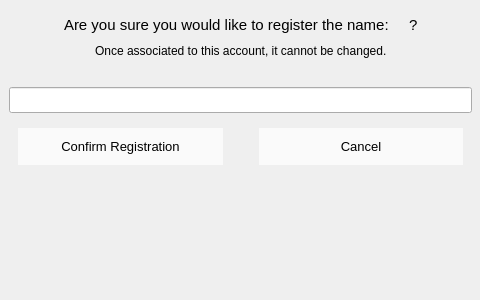
<?xml version="1.0" encoding="UTF-8"?>
<ui version="4.0">
 <class>RegNameDialog</class>
 <widget class="QDialog" name="RegNameDialog">
  <property name="windowModality">
   <enum>Qt::ApplicationModal</enum>
  </property>
  <property name="geometry">
   <rect>
    <x>0</x>
    <y>0</y>
    <width>480</width>
    <height>300</height>
   </rect>
  </property>
  <property name="minimumSize">
   <size>
    <width>480</width>
    <height>200</height>
   </size>
  </property>
  <property name="maximumSize">
   <size>
    <width>480</width>
    <height>300</height>
   </size>
  </property>
  <property name="windowTitle">
   <string>Set Registered Name</string>
  </property>
  <property name="styleSheet">
   <string notr="true"/>
  </property>
  <property name="modal">
   <bool>true</bool>
  </property>
  <widget class="QStackedWidget" name="stackedWidget">
   <property name="geometry">
    <rect>
     <x>0</x>
     <y>0</y>
     <width>481</width>
     <height>191</height>
    </rect>
   </property>
   <property name="maximumSize">
    <size>
     <width>700</width>
     <height>700</height>
    </size>
   </property>
   <property name="currentIndex">
    <number>0</number>
   </property>
   <widget class="QWidget" name="startPage">
    <layout class="QVBoxLayout" name="verticalLayout">
     <item>
      <spacer name="verticalSpacer_5">
       <property name="orientation">
        <enum>Qt::Vertical</enum>
       </property>
       <property name="sizeHint" stdset="0">
        <size>
         <width>20</width>
         <height>40</height>
        </size>
       </property>
      </spacer>
     </item>
     <item>
      <layout class="QHBoxLayout" name="horizontalLayout_2">
       <item>
        <spacer name="horizontalSpacer">
         <property name="orientation">
          <enum>Qt::Horizontal</enum>
         </property>
         <property name="sizeHint" stdset="0">
          <size>
           <width>40</width>
           <height>20</height>
          </size>
         </property>
        </spacer>
       </item>
       <item>
        <widget class="QLabel" name="label">
         <property name="font">
          <font>
           <pointsize>11</pointsize>
          </font>
         </property>
         <property name="text">
          <string>Are you sure you would like to register the name:</string>
         </property>
        </widget>
       </item>
       <item>
        <widget class="QLabel" name="registeredName">
         <property name="enabled">
          <bool>true</bool>
         </property>
         <property name="font">
          <font>
           <pointsize>10</pointsize>
           <weight>75</weight>
           <bold>true</bold>
          </font>
         </property>
         <property name="text">
          <string/>
         </property>
         <property name="textInteractionFlags">
          <set>Qt::LinksAccessibleByMouse|Qt::TextSelectableByMouse</set>
         </property>
        </widget>
       </item>
       <item>
        <widget class="QLabel" name="label_8">
         <property name="font">
          <font>
           <pointsize>11</pointsize>
          </font>
         </property>
         <property name="text">
          <string>?</string>
         </property>
        </widget>
       </item>
       <item>
        <spacer name="horizontalSpacer_2">
         <property name="orientation">
          <enum>Qt::Horizontal</enum>
         </property>
         <property name="sizeHint" stdset="0">
          <size>
           <width>40</width>
           <height>20</height>
          </size>
         </property>
        </spacer>
       </item>
      </layout>
     </item>
     <item>
      <layout class="QHBoxLayout" name="horizontalLayout">
       <item>
        <spacer name="horizontalSpacer_3">
         <property name="orientation">
          <enum>Qt::Horizontal</enum>
         </property>
         <property name="sizeHint" stdset="0">
          <size>
           <width>40</width>
           <height>20</height>
          </size>
         </property>
        </spacer>
       </item>
       <item>
        <widget class="QLabel" name="label_2">
         <property name="font">
          <font>
           <pointsize>9</pointsize>
          </font>
         </property>
         <property name="text">
          <string>Once associated to this account, it cannot be changed.</string>
         </property>
        </widget>
       </item>
       <item>
        <spacer name="horizontalSpacer_4">
         <property name="orientation">
          <enum>Qt::Horizontal</enum>
         </property>
         <property name="sizeHint" stdset="0">
          <size>
           <width>40</width>
           <height>20</height>
          </size>
         </property>
        </spacer>
       </item>
      </layout>
     </item>
     <item>
      <spacer name="verticalSpacer">
       <property name="orientation">
        <enum>Qt::Vertical</enum>
       </property>
       <property name="sizeType">
        <enum>QSizePolicy::Fixed</enum>
       </property>
       <property name="sizeHint" stdset="0">
        <size>
         <width>20</width>
         <height>20</height>
        </size>
       </property>
      </spacer>
     </item>
     <item>
      <widget class="QLineEdit" name="lineEdit">
       <property name="maximumSize">
        <size>
         <width>16777215</width>
         <height>32</height>
        </size>
       </property>
       <property name="font">
        <font>
         <pointsize>11</pointsize>
        </font>
       </property>
      </widget>
     </item>
     <item>
      <widget class="QWidget" name="" native="true">
       <layout class="QHBoxLayout" name="horizontalLayout_4">
        <property name="bottomMargin">
         <number>10</number>
        </property>
        <item>
         <widget class="QPushButton" name="startPageConfirmBtn">
          <property name="minimumSize">
           <size>
            <width>150</width>
            <height>37</height>
           </size>
          </property>
          <property name="font">
           <font>
            <pointsize>10</pointsize>
           </font>
          </property>
          <property name="styleSheet">
           <string notr="true">background: rgb(250, 250, 250); border: none; padding: 10px;</string>
          </property>
          <property name="text">
           <string>Confirm Registration</string>
          </property>
         </widget>
        </item>
        <item>
         <spacer name="horizontalSpacer_8">
          <property name="orientation">
           <enum>Qt::Horizontal</enum>
          </property>
          <property name="sizeType">
           <enum>QSizePolicy::Fixed</enum>
          </property>
          <property name="sizeHint" stdset="0">
           <size>
            <width>30</width>
            <height>30</height>
           </size>
          </property>
         </spacer>
        </item>
        <item>
         <widget class="QPushButton" name="startPageCancelBtn">
          <property name="minimumSize">
           <size>
            <width>150</width>
            <height>37</height>
           </size>
          </property>
          <property name="font">
           <font>
            <pointsize>10</pointsize>
           </font>
          </property>
          <property name="styleSheet">
           <string notr="true">background: rgb(250, 250, 250); border: none; padding: 10px;</string>
          </property>
          <property name="text">
           <string>Cancel</string>
          </property>
         </widget>
        </item>
       </layout>
      </widget>
     </item>
     <item>
      <spacer name="verticalSpacer_6">
       <property name="orientation">
        <enum>Qt::Vertical</enum>
       </property>
       <property name="sizeHint" stdset="0">
        <size>
         <width>20</width>
         <height>40</height>
        </size>
       </property>
      </spacer>
     </item>
    </layout>
   </widget>
   <widget class="QWidget" name="loadingPage">
    <layout class="QVBoxLayout" name="verticalLayout_6">
     <item>
      <spacer name="verticalSpacer_15">
       <property name="orientation">
        <enum>Qt::Vertical</enum>
       </property>
       <property name="sizeHint" stdset="0">
        <size>
         <width>20</width>
         <height>40</height>
        </size>
       </property>
      </spacer>
     </item>
     <item>
      <layout class="QHBoxLayout" name="horizontalLayout_15">
       <item>
        <spacer name="horizontalSpacer_32">
         <property name="orientation">
          <enum>Qt::Horizontal</enum>
         </property>
         <property name="sizeHint" stdset="0">
          <size>
           <width>40</width>
           <height>20</height>
          </size>
         </property>
        </spacer>
       </item>
       <item>
        <widget class="QLabel" name="spinnerLabel">
         <property name="minimumSize">
          <size>
           <width>40</width>
           <height>40</height>
          </size>
         </property>
         <property name="maximumSize">
          <size>
           <width>40</width>
           <height>40</height>
          </size>
         </property>
         <property name="text">
          <string/>
         </property>
        </widget>
       </item>
       <item>
        <spacer name="horizontalSpacer_33">
         <property name="orientation">
          <enum>Qt::Horizontal</enum>
         </property>
         <property name="sizeHint" stdset="0">
          <size>
           <width>40</width>
           <height>20</height>
          </size>
         </property>
        </spacer>
       </item>
      </layout>
     </item>
     <item>
      <spacer name="verticalSpacer_16">
       <property name="orientation">
        <enum>Qt::Vertical</enum>
       </property>
       <property name="sizeHint" stdset="0">
        <size>
         <width>20</width>
         <height>40</height>
        </size>
       </property>
      </spacer>
     </item>
    </layout>
   </widget>
   <widget class="QWidget" name="nameRegisteredPage">
    <layout class="QVBoxLayout" name="verticalLayout_2">
     <item>
      <layout class="QHBoxLayout" name="horizontalLayout_6">
       <item>
        <spacer name="horizontalSpacer_12">
         <property name="orientation">
          <enum>Qt::Horizontal</enum>
         </property>
         <property name="sizeHint" stdset="0">
          <size>
           <width>40</width>
           <height>20</height>
          </size>
         </property>
        </spacer>
       </item>
       <item>
        <widget class="QLabel" name="label_4">
         <property name="font">
          <font>
           <pointsize>10</pointsize>
          </font>
         </property>
         <property name="text">
          <string>The name has been successfully registered!</string>
         </property>
        </widget>
       </item>
       <item>
        <spacer name="horizontalSpacer_13">
         <property name="orientation">
          <enum>Qt::Horizontal</enum>
         </property>
         <property name="sizeHint" stdset="0">
          <size>
           <width>40</width>
           <height>20</height>
          </size>
         </property>
        </spacer>
       </item>
      </layout>
     </item>
    </layout>
   </widget>
   <widget class="QWidget" name="nameNotRegisteredPage">
    <layout class="QVBoxLayout" name="verticalLayout_3">
     <item>
      <spacer name="verticalSpacer_3">
       <property name="orientation">
        <enum>Qt::Vertical</enum>
       </property>
       <property name="sizeHint" stdset="0">
        <size>
         <width>20</width>
         <height>40</height>
        </size>
       </property>
      </spacer>
     </item>
     <item>
      <layout class="QHBoxLayout" name="horizontalLayout_7">
       <item>
        <spacer name="horizontalSpacer_14">
         <property name="orientation">
          <enum>Qt::Horizontal</enum>
         </property>
         <property name="sizeHint" stdset="0">
          <size>
           <width>40</width>
           <height>20</height>
          </size>
         </property>
        </spacer>
       </item>
       <item>
        <widget class="QLabel" name="label_5">
         <property name="font">
          <font>
           <pointsize>10</pointsize>
          </font>
         </property>
         <property name="text">
          <string>Something went wrong.</string>
         </property>
        </widget>
       </item>
       <item>
        <spacer name="horizontalSpacer_15">
         <property name="orientation">
          <enum>Qt::Horizontal</enum>
         </property>
         <property name="sizeHint" stdset="0">
          <size>
           <width>40</width>
           <height>20</height>
          </size>
         </property>
        </spacer>
       </item>
      </layout>
     </item>
     <item>
      <layout class="QHBoxLayout" name="horizontalLayout_8">
       <item>
        <spacer name="horizontalSpacer_16">
         <property name="orientation">
          <enum>Qt::Horizontal</enum>
         </property>
         <property name="sizeHint" stdset="0">
          <size>
           <width>40</width>
           <height>20</height>
          </size>
         </property>
        </spacer>
       </item>
       <item>
        <widget class="QLabel" name="label_6">
         <property name="text">
          <string>Please try again later</string>
         </property>
        </widget>
       </item>
       <item>
        <spacer name="horizontalSpacer_17">
         <property name="orientation">
          <enum>Qt::Horizontal</enum>
         </property>
         <property name="sizeHint" stdset="0">
          <size>
           <width>40</width>
           <height>20</height>
          </size>
         </property>
        </spacer>
       </item>
      </layout>
     </item>
     <item>
      <spacer name="verticalSpacer_2">
       <property name="orientation">
        <enum>Qt::Vertical</enum>
       </property>
       <property name="sizeType">
        <enum>QSizePolicy::Fixed</enum>
       </property>
       <property name="sizeHint" stdset="0">
        <size>
         <width>20</width>
         <height>10</height>
        </size>
       </property>
      </spacer>
     </item>
     <item>
      <layout class="QHBoxLayout" name="horizontalLayout_9">
       <item>
        <spacer name="horizontalSpacer_18">
         <property name="orientation">
          <enum>Qt::Horizontal</enum>
         </property>
         <property name="sizeHint" stdset="0">
          <size>
           <width>40</width>
           <height>20</height>
          </size>
         </property>
        </spacer>
       </item>
       <item>
        <widget class="QLabel" name="label_7">
         <property name="text">
          <string>Your account does not have a registered name</string>
         </property>
        </widget>
       </item>
       <item>
        <spacer name="horizontalSpacer_19">
         <property name="orientation">
          <enum>Qt::Horizontal</enum>
         </property>
         <property name="sizeHint" stdset="0">
          <size>
           <width>40</width>
           <height>20</height>
          </size>
         </property>
        </spacer>
       </item>
      </layout>
     </item>
     <item>
      <spacer name="verticalSpacer_4">
       <property name="orientation">
        <enum>Qt::Vertical</enum>
       </property>
       <property name="sizeHint" stdset="0">
        <size>
         <width>20</width>
         <height>40</height>
        </size>
       </property>
      </spacer>
     </item>
    </layout>
   </widget>
  </widget>
 </widget>
 <resources/>
 <connections/>
</ui>
